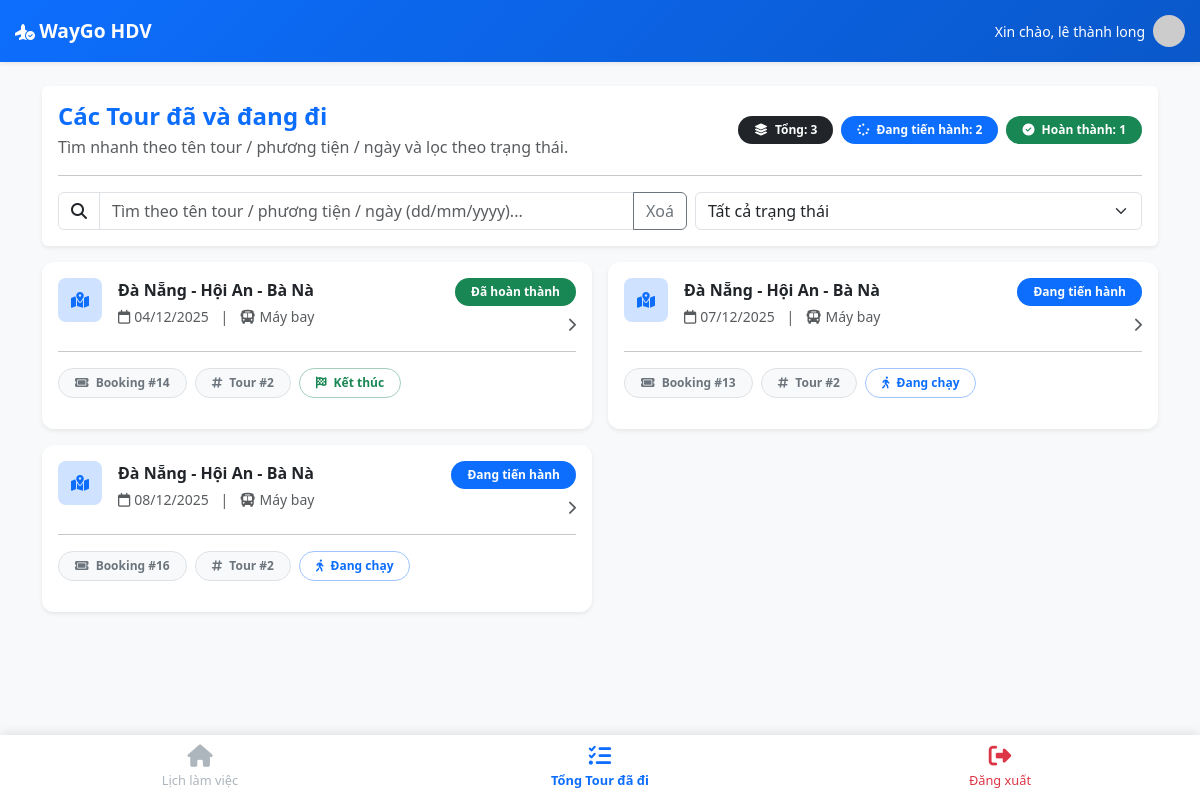
/index.php?action=my_tours (signed in), run on the app's committed database.
### tables this page shows
CREATE TABLE `bookings` (
  `id` int NOT NULL,
  `tour_id` int NOT NULL,
  `hdv_id` int DEFAULT NULL,
  `customer_name` varchar(255) DEFAULT NULL,
  `customer_phone` varchar(20) DEFAULT NULL,
  `phuong_tien` varchar(100) DEFAULT NULL,
  `ngay_khoi_hanh` date DEFAULT NULL,
  `so_luong` int DEFAULT NULL,
  `tong_tien` decimal(12,2) DEFAULT NULL,
  `status` enum('Chờ xử lý','Đã cọc','Hoàn tất','Hủy') DEFAULT 'Chờ xử lý',
  `created_at` timestamp NULL DEFAULT CURRENT_TIMESTAMP,
  `created_by` int DEFAULT NULL,
  `approved_by` int DEFAULT NULL,
  `approved_at` datetime DEFAULT NULL,
  `hotel_supplier_id` int DEFAULT NULL,
  `restaurant_supplier_id` int DEFAULT NULL,
  `chi_phi_phat_sinh` decimal(12,2) DEFAULT '0.00',
  `ly_do_phat_sinh` text,
  `tien_da_coc` decimal(12,2) DEFAULT '0.00'
);

CREATE TABLE `tours` (
  `id` int NOT NULL,
  `ten_tour` varchar(255) NOT NULL,
  `loai_tour` enum('Trong nước','Quốc tế','Theo yêu cầu') NOT NULL,
  `dia_diem` varchar(255) NOT NULL,
  `thoi_gian` varchar(100) DEFAULT NULL,
  `gia_tour` decimal(12,2) DEFAULT NULL,
  `mo_ta` text,
  `ngay_khoi_hanh` date DEFAULT NULL,
  `phuong_tien` varchar(100) DEFAULT NULL,
  `so_nguoi_toi_da` int DEFAULT NULL,
  `status` enum('Hoạt động','Đang tạm dừng','Hủy') DEFAULT 'Hoạt động'
);

### controllers/HdvAppController.php (called while the page is built, shortened)
<?php
require_once PATH_MODEL . 'HdvAppModel.php';
class HdvAppController
{
    private $model;
    public function __construct()
    {
        $this->model = new HdvAppModel();
    }
    public function myTours()
    {
        $hdv_id = $_SESSION['hdv_profile_id'] ?? 0;
        $tours = $this->model->getMyTours($hdv_id);
        $today = date('Y-m-d');
        foreach ($tours as $key => $tour) {
            $startDate = !empty($tour['bk_ngay_khoi_hanh']) ? $tour['bk_ngay_khoi_hanh'] : $tour['ngay_khoi_hanh'];
            if (empty($startDate) || $startDate > $today) {
                unset($tours[$key]);
                continue;
            }
            $days = (int)($tour['total_days'] ?? 1);
            $endDate = date('Y-m-d', strtotime("$startDate + " . ($days - 1) . " days"));
            if ($today <= $endDate) {
                $tours[$key]['timeline_status'] = 'Đang tiến hành';
            } else {
                $tours[$key]['timeline_status'] = 'Đã hoàn thành';
            }
        }
        $tours = array_values($tours);
        include PATH_VIEW . 'hdv/my_tours.php';
    }
}

### index.php (called while the page is built, shortened)
<?php
require_once './routes/index.php';

### models/BaseModel.php (called while the page is built, shortened)
<?php
class BaseModel
{
    public function __construct()
    {
        $dsn = sprintf('mysql:host=%s;port=%s;dbname=%s;charset=utf8', DB_HOST, DB_PORT, DB_NAME);
        try {
            $this->pdo = new PDO($dsn, DB_USERNAME, DB_PASSWORD, DB_OPTIONS);
        } catch (PDOException $e) {
            die("Kết nối cơ sở dữ liệu thất bại: {$e->getMessage()}. Vui lòng thử lại sau.");
        }
    }
}

### models/HdvAppModel.php (called while the page is built, shortened)
<?php
require_once "BaseModel.php";
class HdvAppModel extends BaseModel
{
    public function getMyTours($hdv_id)
    {
        $sql = "SELECT
                    b.id AS booking_id,
                    COALESCE(b.ngay_khoi_hanh, t.ngay_khoi_hanh) AS bk_ngay_khoi_hanh,
                    t.id AS tour_id,
                    t.ten_tour,
                    t.ngay_khoi_hanh,
                    t.dia_diem,
                    t.thoi_gian,
                    b.so_luong,
                    b.status,
                    t.phuong_tien,
                    /* Thêm tổng số ngày của tour */
                    (SELECT COUNT(*) FROM tour_schedule_days WHERE tour_id = t.id) AS total_days
                FROM bookings b
                JOIN tours t ON b.tour_id = t.id
                WHERE b.hdv_id = ?
                ORDER BY COALESCE(b.ngay_khoi_hanh, t.ngay_khoi_hanh) ASC";
        $stmt = $this->pdo->prepare($sql);
        $stmt->execute([$hdv_id]);
        return $stmt->fetchAll(PDO::FETCH_ASSOC);
    }
}

### views/hdv/my_tours.php (the view, shortened to what this page needs)
<?php include PATH_VIEW . 'layouts/header_hdv.php'; ?>
<div class="container py-4">
    <?php
    $countAll = is_array($tours) ? count($tours) : 0;
    $countDoing = 0;
    $countDone = 0;
    foreach (($tours ?? []) as $t) {
        $st = $t['timeline_status'] ?? 'Đang tiến hành';
        if ($st === 'Đang tiến hành') $countDoing++;
        if ($st === 'Đã hoàn thành') $countDone++;
    }
    ?>
    <div class="card border-0 shadow-sm mb-3">
        <div class="card-body">
            <div class="d-flex flex-column flex-lg-row align-items-lg-center justify-content-between gap-3">
                <div>
                    <h4 class="fw-bold text-primary mb-1">Các Tour đã và đang đi</h4>
                    <div class="text-muted">Tìm nhanh theo tên tour / phương tiện / ngày và lọc theo trạng thái.</div>
                </div>
                <div class="d-flex flex-wrap gap-2">
                    <span class="badge rounded-pill text-bg-dark px-3 py-2">
                        <i class="fa-solid fa-layer-group me-1"></i> Tổng: <?= (int)$countAll ?>
                    </span>
                    <span class="badge rounded-pill text-bg-primary px-3 py-2">
                        <i class="fa-solid fa-spinner me-1"></i> Đang tiến hành: <?= (int)$countDoing ?>
                    </span>
                    <span class="badge rounded-pill text-bg-success px-3 py-2">
                        <i class="fa-solid fa-circle-check me-1"></i> Hoàn thành: <?= (int)$countDone ?>
                    </span>
                </div>
            </div>
            <hr class="my-3">
            <div class="row g-2">
                <div class="col-12 col-md-7">
                    <div class="input-group">
                        <span class="input-group-text bg-white">
                            <i class="fa-solid fa-magnifying-glass"></i>
                        </span>
                        <input id="searchInput" type="text" class="form-control"
                            placeholder="Tìm theo tên tour / phương tiện / ngày (dd/mm/yyyy)...">
                        <button class="btn btn-outline-secondary" type="button" onclick="clearSearch()">Xoá</button>
                    </div>
                </div>
                <div class="col-12 col-md-5">
                    <select id="statusFilter" class="form-select">
                        <option value="">Tất cả trạng thái</option>
                    </select>
                </div>
            </div>
        </div>
    </div>
    <?php if (empty($tours)): ?>
        <div class="card border-0 shadow-sm">
            <div class="card-body text-center py-5">
                <div class="display-6 mb-2">😴</div>
                <div class="fw-bold">Chưa có tour nào</div>
                <div class="text-muted">Khi có tour được phân công, bạn sẽ thấy danh sách hiển thị tại đây.</div>
            </div>
        </div>
    <?php else: ?>
        <div class="row g-3" id="tourGrid">
            <?php foreach ($tours as $t): ?>
                <?php
                $date = !empty($t['bk_ngay_khoi_hanh']) ? $t['bk_ngay_khoi_hanh'] : ($t['ngay_khoi_hanh'] ?? null);
                $formattedDate = $date ? date('d/m/Y', strtotime($date)) : "Chưa có ngày";
                $status = $t['timeline_status'] ?? 'Đang tiến hành';
                $badgeClass = 'text-bg-secondary';
                if ($status === 'Đang tiến hành') $badgeClass = 'text-bg-primary';
                if ($status === 'Đã hoàn thành')  $badgeClass = 'text-bg-success';
                $tenTour = htmlspecialchars($t['ten_tour'] ?? '');
                $phuongTien = htmlspecialchars($t['phuong_tien'] ?? '---');
                $tourId = (int)($t['tour_id'] ?? 0);
                $bookingId = (int)($t['booking_id'] ?? 0);
                ?>
                <div class="col-12 col-lg-6 tour-item"
                    data-name="<?= htmlspecialchars(mb_strtolower($t['ten_tour'] ?? '')) ?>"
                    data-vehicle="<?= htmlspecialchars(mb_strtolower($t['phuong_tien'] ?? '')) ?>"
                    data-date="<?= htmlspecialchars(mb_strtolower($formattedDate)) ?>"
                    data-status="<?= htmlspecialchars($status) ?>">
                    <a class="text-decoration-none text-reset"
                        href="index.php?action=hdv_tour_detail&tour_id=<?= $tourId ?>&booking_id=<?= $bookingId ?>">
                        <div class="card border-0 shadow-sm tour-card h-100">
                            <div class="card-body">
                                <div class="d-flex align-items-start justify-content-between gap-3">
                                    <div class="d-flex gap-3">
                                        <div class="rounded-3 bg-primary-subtle text-primary d-flex align-items-center justify-content-center"
                                            style="width:44px;height:44px;">
                                            <i class="fa-solid fa-map-location-dot"></i>
                                        </div>
                                        <div>
                                            <div class="fw-bold mb-1"><?= $tenTour ?></div>
                                            <div class="text-muted small">
                                                <i class="fa-regular fa-calendar me-1"></i><?= $formattedDate ?>
                                                <span class="mx-2">|</span>
                                                <i class="fa-solid fa-bus me-1"></i><?= $phuongTien ?>
                                            </div>
                                        </div>
                                    </div>
                                    <div class="text-end">
                                        <span class="badge rounded-pill <?= $badgeClass ?> px-3 py-2">
                                            <?= htmlspecialchars($status) ?>
                                        </span>
                                        <div class="text-muted small mt-2">
                                            <i class="fa-solid fa-chevron-right"></i>
                                        </div>
                                    </div>
                                </div>
                                <hr class="my-3">
                                <div class="d-flex flex-wrap gap-2">
                                    <span class="badge rounded-pill text-bg-light border text-secondary px-3 py-2">
                                        <i class="fa-solid fa-ticket me-1"></i> Booking #<?= $bookingId ?>
                                    </span>
                                    <span class="badge rounded-pill text-bg-light border text-secondary px-3 py-2">
                                        <i class="fa-solid fa-hashtag me-1"></i> Tour #<?= $tourId ?>
                                    </span>
                                    <?php if ($status === 'Đang tiến hành'): ?>
                                        <span class="badge rounded-pill text-bg-primary-subtle border border-primary-subtle text-primary px-3 py-2">
                                            <i class="fa-solid fa-person-walking me-1"></i> Đang chạy
                                        </span>
                                    <?php elseif ($status === 'Đã hoàn thành'): ?>
                                        <span class="badge rounded-pill text-bg-success-subtle border border-success-subtle text-success px-3 py-2">
                                            <i class="fa-solid fa-flag-checkered me-1"></i> Kết thúc
                                        </span>
                                    <?php endif; ?>
                                </div>
                            </div>
                        </div>
                    </a>
                </div>
            <?php endforeach; ?>
        </div>
    <?php endif; ?>
</div>
<?php include PATH_VIEW . 'layouts/footer_hdv.php'; ?>

### views/layouts/header_hdv.php (style rules this page uses)
body { background-color: #f8f9fa; font-family: 'Segoe UI', sans-serif; padding-bottom: 80px; }
.tour-card { border: none; border-radius: 12px; box-shadow: 0 2px 15px rgba(0,0,0,0.05); margin-bottom: 15px; background: white; }

### views/hdv/my_tours.php (style rules this page uses)
.tour-card { transition: .15s ease; }

### data on the page
bookings: tour.ten_tour "Đà Nẵng - Hội An - Bà Nà", formattedDate "04/12/2025", tour.phuong_tien "Máy bay", status "Đã hoàn thành", id "14", tour "2", shows "Kết thúc"
bookings: tour.ten_tour "Đà Nẵng - Hội An - Bà Nà", formattedDate "07/12/2025", tour.phuong_tien "Máy bay", status "Đang tiến hành", id "13", tour "2", shows "Đang chạy"
bookings: tour.ten_tour "Đà Nẵng - Hội An - Bà Nà", formattedDate "08/12/2025", tour.phuong_tien "Máy bay", status "Đang tiến hành", id "16", tour "2", shows "Đang chạy"

### other printed values
$_SESSION['user_name'] "lê thành long"
$countAll "3"
$countDoing "2"
$countDone "1"
